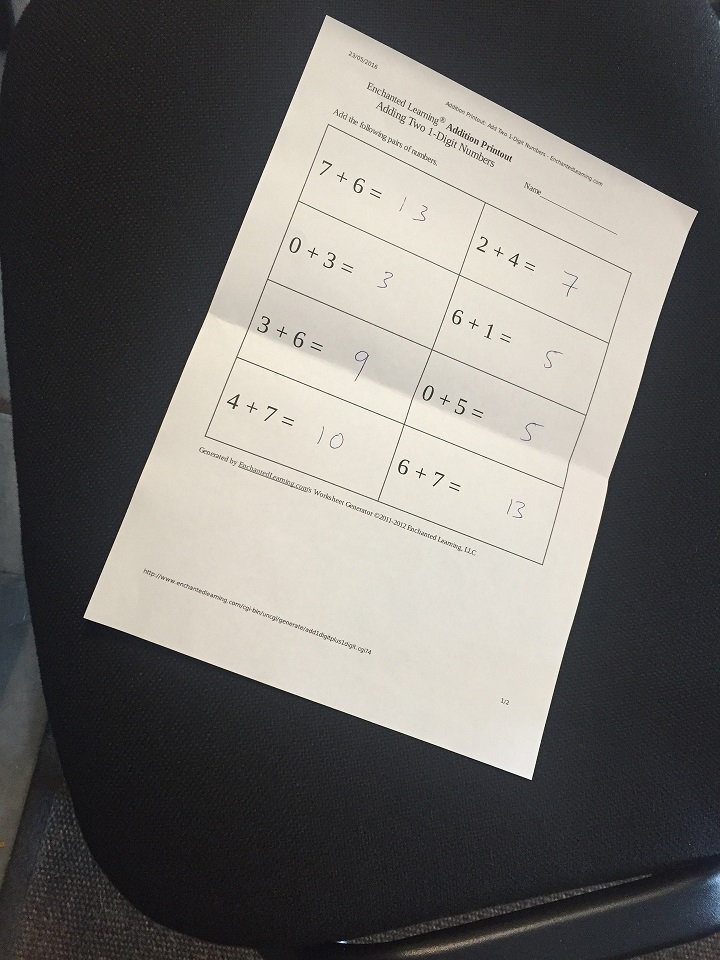
#> input picture classical - opencv/images/scan.jpg, 720 x 960 px
$ jupyter execute --allow-errors 'perspective transforms.ipynb'
#> lines starting #> are read from the running program, lines starting #| are printed output that depends on the picture; after the words box and inside, x2 and y2 are one past the last pixel; in counts of white or black regions, pixels touching at a corner belong together
[cell 1]
import cv2
import numpy as np
from matplotlib import pyplot as plt

# Define our imshow function
def imshow(title = "Image", image = None, size = 10):
    w, h = image.shape[0], image.shape[1]
    aspect_ratio = w/h
    plt.figure(figsize=(size * aspect_ratio,size))
    plt.imshow(cv2.cvtColor(image, cv2.COLOR_BGR2RGB))
    plt.title(title)
    plt.show()

[cell 2]
image = cv2.imread('images/scan.jpg')
#> image is the input picture: shape (960, 720, 3); mean B, G, R 106.2, 109.5, 111.7

# Convert to Grayscale
gray = cv2.cvtColor(image, cv2.COLOR_BGR2GRAY)

_, th2 = cv2.threshold(gray, 0, 255, cv2.THRESH_BINARY + cv2.THRESH_OTSU)
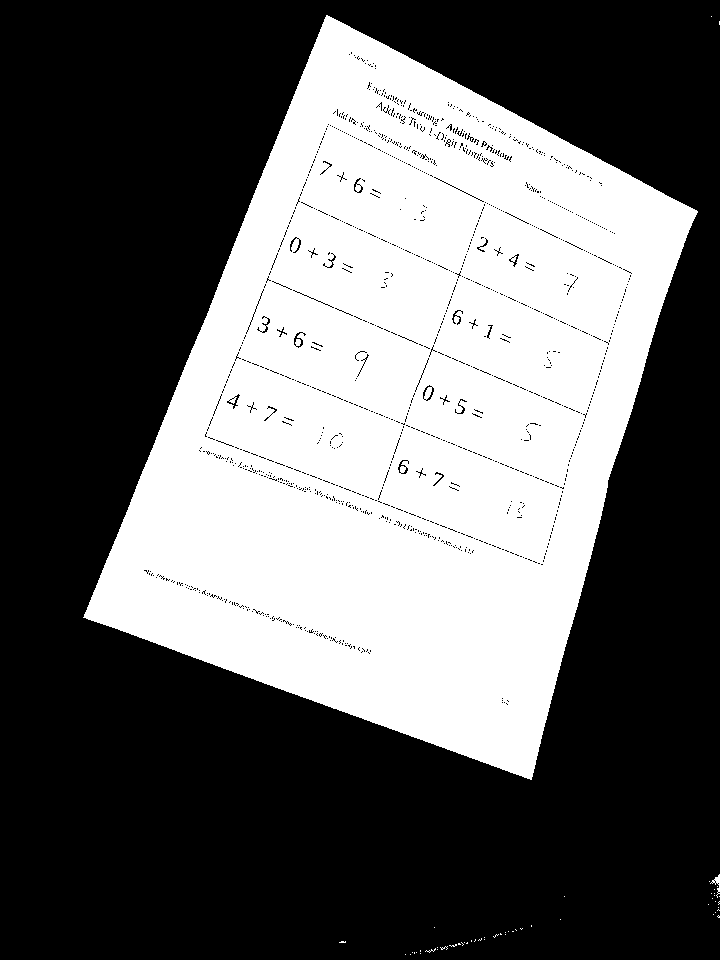
#> th2: shape (960, 720); 38.9% white; 54 white regions (52 under 20 px), largest, box (x1, y1, x2, y2) and area: (83, 15, 698, 780) 268820, (710, 874, 720, 898) 70
imshow('After thresholding', th2)

# Use a copy of your image e.g. edged.copy(), since findContours alters the image
contours, hierarchy = cv2.findContours(th2, cv2.RETR_EXTERNAL, cv2.CHAIN_APPROX_SIMPLE)
#> contours = 54 contours, 52 with area under 20; largest, box (x1, y1, x2, y2) and area: (83, 15, 698, 780) 272586, (710, 874, 720, 898) 43

# Draw all contours, note this overwrites the input image (inplace operation)
# Use '-1' as the 3rd parameter to draw all
cv2.drawContours(image, contours, -1, (0,255,0), thickness = 2)
imshow('Contours overlaid on original image', image)
#> call 2 of imshow, with title = 'Contours overlaid on original image', size = 10
#> in imshow (call 2), `plt.show()`:
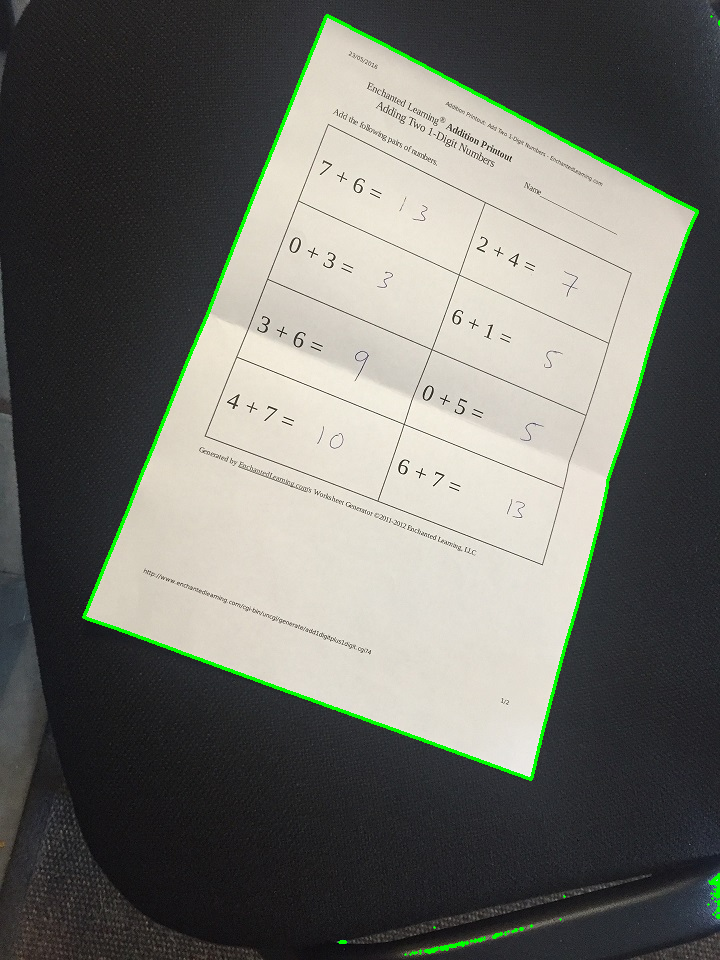
#> shown: shape (960, 720, 3); mean R, G, B 109.9, 110.7, 104.5

print("Number of Contours found = " + str(len(contours)))
#| Number of Contours found = 54

### **Approxiamte our contour above to just 4 points using approxPolyDP**

[cell 3]
# Sort contours large to small by area

sorted_contours = sorted(contours, key=cv2.contourArea, reverse=True)
#> sorted_contours has the same summary as contours

# loop over the contours
for cnt in sorted_contours:
	# approximate the contour
	perimeter = cv2.arcLength(cnt, True)
	approx = cv2.approxPolyDP(cnt, 0.05 * perimeter, True)

	if len(approx) == 4:
		break
#> this loop made 1 pass
#> (perimeter, approx) on pass 1: (2306.7, [[326, 15], [83, 617], [531, 779], [697, 211]])

# Our x, y cordinates of the four corners
print("Our 4 corner points are:")
print(approx)
#| [[[326  15]]
#|  [[ 83 617]]
#|  [[531 779]]
#|  [[697 211]]]

### **Use getPerspectiveTransform and warpPerspective to create our top down view**

Note: We mannauly matched the order of the points

[cell 4]
# Order obtained here is top left, bottom left, bottom right, top right
inputPts = np.float32(approx)
#> inputPts = [[326, 15], [83, 617], [531, 779], [697, 211]]

outputPts = np.float32([[0,0],
                       [0,800],
                       [500,800],
                       [500,0]])

# Get our Transform Matrix, M
M = cv2.getPerspectiveTransform(inputPts,outputPts)
#> M = [[0.919, 0.371, -305.3], [-0.609, 1.15, 181.1], [-0.000284, 0.000122, 1]]

# Apply the transform Matrix M using Warp Perspective
dst = cv2.warpPerspective(image, M, (500,800))

imshow("Perspective", dst)

[cell 5]
image = cv2.imread('images/scan.jpg')
imshow(image=image)
# Repeated Closing operation to remove text from the document.
gray = cv2.cvtColor(image, cv2.COLOR_BGR2GRAY)

_, th2 = cv2.threshold(gray, 0, 255, cv2.THRESH_BINARY + cv2.THRESH_OTSU)
imshow('After thresholding', th2)
kernel = np.ones((5,5),np.uint8)
img = cv2.morphologyEx(th2, cv2.MORPH_CLOSE, kernel, iterations= 3)
#> img: shape (960, 720); 39.7% white; 13 white regions (9 under 20 px), largest, box (x1, y1, x2, y2) and area: (83, 15, 698, 780) 273582, (708, 874, 720, 918) 330, (405, 942, 468, 960) 242, (471, 932, 506, 942) 62
img = cv2.cvtColor(img, cv2.COLOR_GRAY2BGR)
imshow(image=img)

[cell 6]
mask = np.zeros(img.shape[:2],np.uint8)
bgdModel = np.zeros((1,65),np.float64)
fgdModel = np.zeros((1,65),np.float64)
rect = (20,20,img.shape[1]-20,img.shape[0]-20)
cv2.grabCut(img,mask,rect,bgdModel,fgdModel,5,cv2.GC_INIT_WITH_RECT)
mask2 = np.where((mask==2)|(mask==0),0,1).astype('uint8')
img = img*mask2[:,:,np.newaxis]
imshow(image=img)

[cell 7]
gray = cv2.cvtColor(img, cv2.COLOR_BGR2GRAY)
gray = cv2.GaussianBlur(gray, (11, 11), 0)
# Edge Detection.
canny = cv2.Canny(gray, 0, 200)
#> canny: shape (960, 720); 0.36% white in thin lines or dots, all inside (x1, y1, x2, y2) = (84, 19, 720, 960)
canny = cv2.dilate(canny, cv2.getStructuringElement(cv2.MORPH_ELLIPSE, (5, 5)))
#> canny: shape (960, 720); 1.8% white; 4 white regions

[cell 8]
# Blank canvas.
con_img = np.zeros_like(img)
# Finding contours for the detected edges.
contours_2, hierarchy = cv2.findContours(canny, cv2.RETR_LIST, cv2.CHAIN_APPROX_NONE)
#> contours_2 = 6 contours, 1 with area under 20; largest, box (x1, y1, x2, y2) and area: (82, 17, 700, 781) 278017, (86, 21, 695, 777) 269068, (402, 925, 526, 960) 980, (708, 873, 720, 920) 218, (337, 937, 349, 947) 70
# Keeping only the largest detected contour.
page = sorted(contours_2, key=cv2.contourArea, reverse=True)[:5]
#> page = 5 contours; box (x1, y1, x2, y2) and area: (82, 17, 700, 781) 278017, (86, 21, 695, 777) 269068, (402, 925, 526, 960) 980, (708, 873, 720, 920) 218, (337, 937, 349, 947) 70
con = cv2.drawContours(con_img, page, -1, (0, 255, 255), 3)
imshow(image=con_img)

[cell 9]
sorted_contours = sorted(contours_2, key=cv2.contourArea, reverse=True)
#> sorted_contours has the same summary as contours_2

# loop over the contours
for cnt in sorted_contours:
	# approximate the contour
	perimeter = cv2.arcLength(cnt, True)
	approx = cv2.approxPolyDP(cnt, 0.05 * perimeter, True)

	if len(approx) == 4:
		break
#> this loop made 1 pass
#> (perimeter, approx) on pass 1: (2312.5, [[324, 18], [82, 618], [531, 780], [699, 212]])

# Our x, y cordinates of the four corners
print("Our 4 corner points are:")
print(approx)
#| [[[324  18]]
#|  [[ 82 618]]
#|  [[531 780]]
#|  [[699 212]]]

[cell 10]
# Blank canvas.
con = np.zeros_like(img)
# Loop over the contours.
for c in page:
  # Approximate the contour.
  epsilon = 0.02 * cv2.arcLength(c, True)
  corners = cv2.approxPolyDP(c, epsilon, True)
  # If our approximated contour has four points
  if len(corners) == 4:
      break
#> this loop made 1 pass
#> (epsilon, corners) on pass 1: (46.25, [[324, 18], [82, 618], [531, 780], [699, 212]])
cv2.drawContours(con, c, -1, (0, 255, 255), 3)
cv2.drawContours(con, corners, -1, (0, 255, 0), 10)
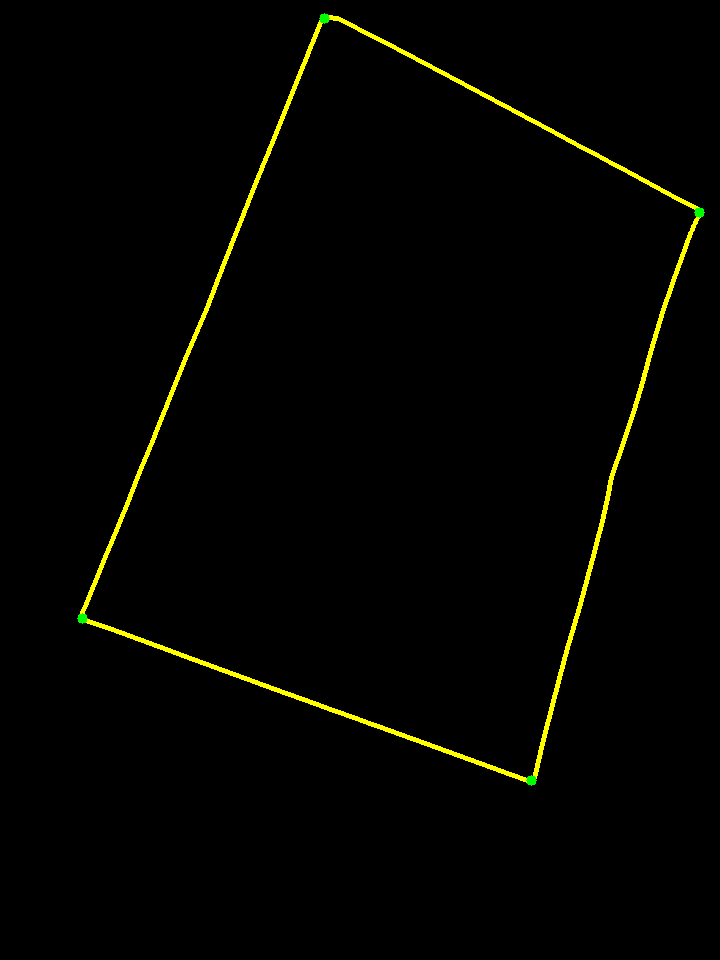
#> con: shape (960, 720, 3); mean of channels 0, 1, 2 0, 3.7, 3.6; drawn as B, G, R
# Sorting the corners and converting them to desired shape.
corners = sorted(np.concatenate(corners).tolist())
#> corners = [[82, 618], [324, 18], [531, 780], [699, 212]]

# Displaying the corners.
for index, c in enumerate(corners):
  character = chr(65 + index)
  cv2.putText(con, character, tuple(c), cv2.FONT_HERSHEY_SIMPLEX, 1, (255, 0, 0), 1, cv2.LINE_AA)
#> this loop made 4 passes
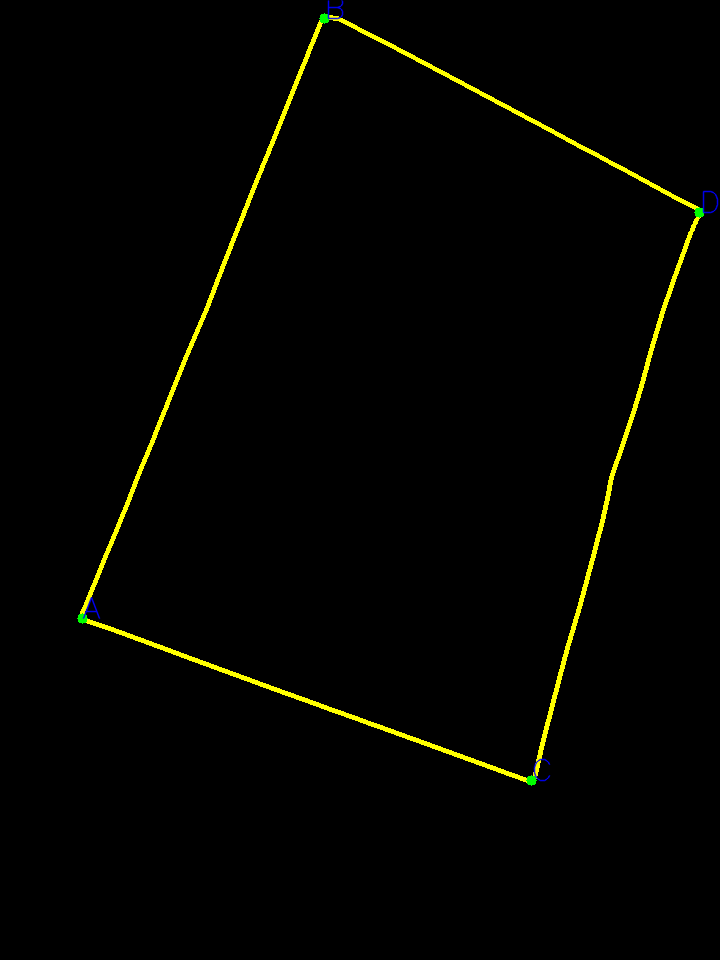
#> con: shape (960, 720, 3); 0.09% of pixels changed, all inside (x1, y1, x2, y2) = (82, 0, 719, 782); drawn as B, G, R
imshow(image=con)

[cell 11]
def order_points(pts):
    '''Rearrange coordinates to order:
      top-left, top-right, bottom-right, bottom-left'''
    rect = np.zeros((4, 2), dtype='float32')
    pts = np.array(pts)
#> pts = [[82, 618], [324, 18], [531, 780], [699, 212]]
    s = pts.sum(axis=1)
#> s = [700, 342, 1311, 911]
    # Top-left point will have the smallest sum.
    rect[0] = pts[np.argmin(s)]
    # Bottom-right point will have the largest sum.
    rect[2] = pts[np.argmax(s)]

    diff = np.diff(pts, axis=1)
#> diff = [536, -306, 249, -487]
    # Top-right point will have the smallest difference.
    rect[1] = pts[np.argmin(diff)]
    # Bottom-left will have the largest difference.
    rect[3] = pts[np.argmax(diff)]
    # Return the ordered coordinates.
    return rect.astype('int').tolist()

[cell 12]
pts = order_points(corners)
#> pts = [[324, 18], [699, 212], [531, 780], [82, 618]]
print(pts)
#| [[324, 18], [699, 212], [531, 780], [82, 618]]

[cell 13]
# Order obtained here is top left, bottom left, bottom right, top right
inputPts = np.float32(pts)
#> inputPts = [[324, 18], [699, 212], [531, 780], [82, 618]]

outputPts = np.float32([[0,0],
                        [500,0],
                        [500,800],
                        [0,800]])

# Get our Transform Matrix, M
M = cv2.getPerspectiveTransform(inputPts,outputPts)
#> M = [[0.923, 0.372, -305.7], [-0.6, 1.16, 173.5], [-0.00027, 0.000119, 1]]

# Apply the transform Matrix M using Warp Perspective
dst = cv2.warpPerspective(image, M, (500,800))
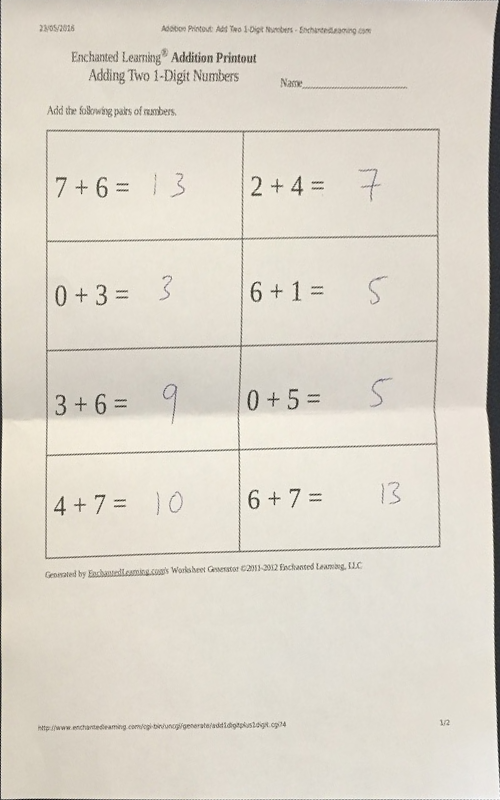
#> dst: shape (800, 500, 3); mean B, G, R 201.9, 213.6, 219.5

imshow("Perspective", dst)

[cell 14]
(tl, tr, br, bl) = pts
#> tl = [324, 18]; tr = [699, 212]; br = [531, 780]; bl = [82, 618]
# Finding the maximum width.
widthA = np.sqrt(((br[0] - bl[0]) ** 2) + ((br[1] - bl[1]) ** 2))
#> widthA = 477.3
widthB = np.sqrt(((tr[0] - tl[0]) ** 2) + ((tr[1] - tl[1]) ** 2))
#> widthB = 422.2
maxWidth = max(int(widthA), int(widthB))
#> maxWidth = 477
# Finding the maximum height.
heightA = np.sqrt(((tr[0] - br[0]) ** 2) + ((tr[1] - br[1]) ** 2))
#> heightA = 592.3
heightB = np.sqrt(((tl[0] - bl[0]) ** 2) + ((tl[1] - bl[1]) ** 2))
#> heightB = 647
maxHeight = max(int(heightA), int(heightB))
#> maxHeight = 646
# Final destination co-ordinates.
destination_corners = [[0, 0], [maxWidth, 0], [maxWidth, maxHeight], [0, maxHeight]]
#> destination_corners = [[0, 0], [477, 0], [477, 646], [0, 646]]


# Getting the homography.
M = cv2.getPerspectiveTransform(np.float32(pts), np.float32(destination_corners))
#> M = [[0.88, 0.355, -291.7], [-0.484, 0.936, 140.1], [-0.00027, 0.000119, 1]]
# Perspective transform using homography.
final = cv2.warpPerspective(image, M, (destination_corners[2][0], destination_corners[2][1]), flags=cv2.INTER_LINEAR)
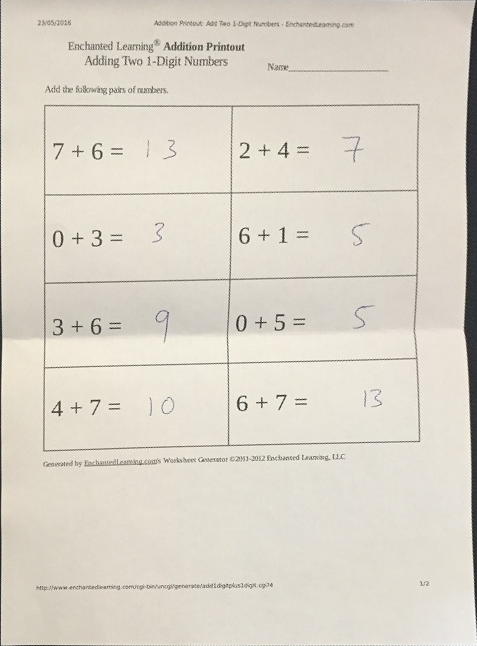
#> final: shape (646, 477, 3); mean B, G, R 201.9, 213.6, 219.5
imshow(image=final)

[cell 15]
def order_points(pts):
    '''Rearrange coordinates to order:
      top-left, top-right, bottom-right, bottom-left'''
    rect = np.zeros((4, 2), dtype='float32')
    pts = np.array(pts)
    s = pts.sum(axis=1)
    # Top-left point will have the smallest sum.
    rect[0] = pts[np.argmin(s)]
    # Bottom-right point will have the largest sum.
    rect[2] = pts[np.argmax(s)]

    diff = np.diff(pts, axis=1)
    # Top-right point will have the smallest difference.
    rect[1] = pts[np.argmin(diff)]
    # Bottom-left will have the largest difference.
    rect[3] = pts[np.argmax(diff)]
    # Return the ordered coordinates.
    return rect.astype('int').tolist()

[cell 16]
def find_dest(pts):
    (tl, tr, br, bl) = pts
    # Finding the maximum width.
    widthA = np.sqrt(((br[0] - bl[0]) ** 2) + ((br[1] - bl[1]) ** 2))
    widthB = np.sqrt(((tr[0] - tl[0]) ** 2) + ((tr[1] - tl[1]) ** 2))
    maxWidth = max(int(widthA), int(widthB))

    # Finding the maximum height.
    heightA = np.sqrt(((tr[0] - br[0]) ** 2) + ((tr[1] - br[1]) ** 2))
    heightB = np.sqrt(((tl[0] - bl[0]) ** 2) + ((tl[1] - bl[1]) ** 2))
    maxHeight = max(int(heightA), int(heightB))
    # Final destination co-ordinates.
    destination_corners = [[0, 0], [maxWidth, 0], [maxWidth, maxHeight], [0, maxHeight]]

    return order_points(destination_corners)

[cell 17]
def scan(img):
    # Resize image to workable size
    dim_limit = 1080
    max_dim = max(img.shape)
    if max_dim > dim_limit:
        resize_scale = dim_limit / max_dim
        img = cv2.resize(img, None, fx=resize_scale, fy=resize_scale)
    # Create a copy of resized original image for later use
    orig_img = img.copy()
    # Repeated Closing operation to remove text from the document.
    kernel = np.ones((5, 5), np.uint8)
    img = cv2.morphologyEx(img, cv2.MORPH_CLOSE, kernel, iterations=3)
    # GrabCut
    mask = np.zeros(img.shape[:2], np.uint8)
    bgdModel = np.zeros((1, 65), np.float64)
    fgdModel = np.zeros((1, 65), np.float64)
    rect = (20, 20, img.shape[1] - 20, img.shape[0] - 20)
    cv2.grabCut(img, mask, rect, bgdModel, fgdModel, 5, cv2.GC_INIT_WITH_RECT)
    mask2 = np.where((mask == 2) | (mask == 0), 0, 1).astype('uint8')
    img = img * mask2[:, :, np.newaxis]

    gray = cv2.cvtColor(img, cv2.COLOR_BGR2GRAY)
    gray = cv2.GaussianBlur(gray, (11, 11), 0)
    # Edge Detection.
    canny = cv2.Canny(gray, 0, 200)
#> canny: shape (960, 720); 0.37% white in thin lines or dots, all inside (x1, y1, x2, y2) = (84, 20, 700, 960)
    canny = cv2.dilate(canny, cv2.getStructuringElement(cv2.MORPH_ELLIPSE, (5, 5)))
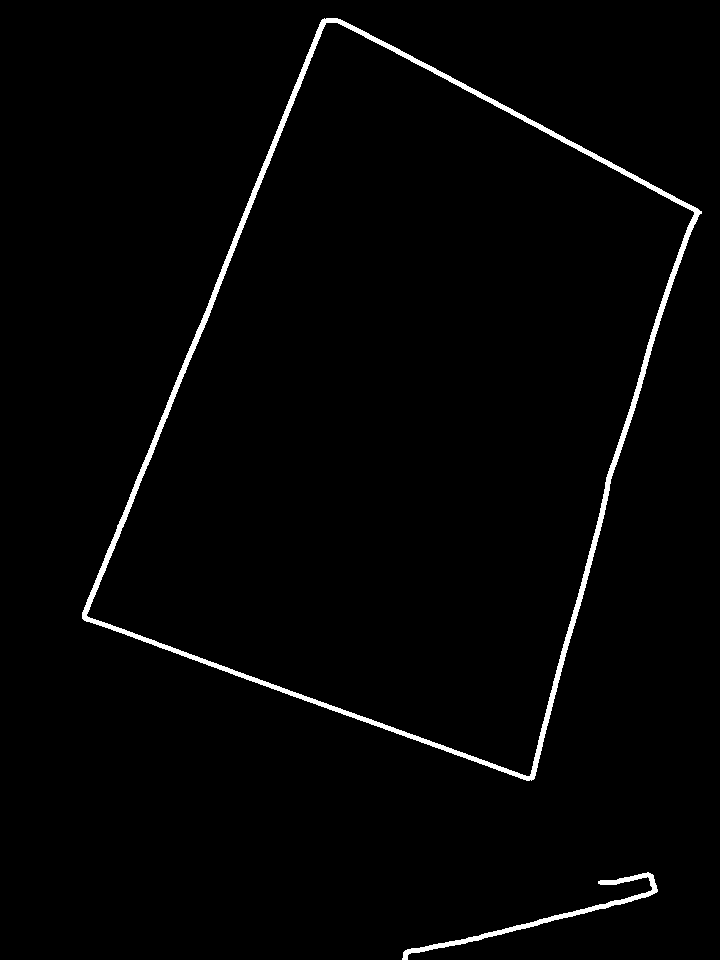
#> canny: shape (960, 720); 1.8% white; 2 white regions

    # Finding contours for the detected edges.
    contours, hierarchy = cv2.findContours(canny, cv2.RETR_LIST, cv2.CHAIN_APPROX_NONE)
#> contours = 3 contours; box (x1, y1, x2, y2) and area: (82, 18, 702, 781) 278026, (86, 22, 695, 777) 268989, (402, 872, 658, 960) 1315
    # Keeping only the largest detected contour.
    page = sorted(contours, key=cv2.contourArea, reverse=True)[:5]
#> page has the same summary as contours

    # Detecting Edges through Contour approximation.
    # Loop over the contours.
    if len(page) == 0:
        return orig_img
    for c in page:
        # Approximate the contour.
        epsilon = 0.02 * cv2.arcLength(c, True)
        corners = cv2.approxPolyDP(c, epsilon, True)
        # If our approximated contour has four points.
        if len(corners) == 4:
            break
#> this loop made 1 pass
#> (epsilon, corners) on pass 1: (46.32, [[324, 18], [82, 618], [531, 780], [701, 211]])
    # Sorting the corners and converting them to desired shape.
    corners = sorted(np.concatenate(corners).tolist())
#> corners = [[82, 618], [324, 18], [531, 780], [701, 211]]
    # For 4 corner points being detected.
    corners = order_points(corners)
#> in order_points, `s = pts.sum(axis=1)`: s = [700, 342, 1311, 912]
#> in order_points, `diff = np.diff(pts, axis=1)`: diff = [536, -306, 249, -490]
#> corners = [[324, 18], [701, 211], [531, 780], [82, 618]]

    destination_corners = find_dest(corners)
#> in find_dest, `(tl, tr, br, bl) = pts`: tl = [324, 18]; tr = [701, 211]; br = [531, 780]; bl = [82, 618]
#> in find_dest, `widthA = np.sqrt(((br[0] - bl[0]) ** 2) + ((br[1] - bl[1]) ** 2))`: widthA = 477.3
#> in find_dest, `widthB = np.sqrt(((tr[0] - tl[0]) ** 2) + ((tr[1] - tl[1]) ** 2))`: widthB = 423.5
#> in find_dest, `maxWidth = max(int(widthA), int(widthB))`: maxWidth = 477
#> in find_dest, `heightA = np.sqrt(((tr[0] - br[0]) ** 2) + ((tr[1] - br[1]) ** 2))`: heightA = 593.9
#> in find_dest, `heightB = np.sqrt(((tl[0] - bl[0]) ** 2) + ((tl[1] - bl[1]) ** 2))`: heightB = 647
#> in find_dest, `maxHeight = max(int(heightA), int(heightB))`: maxHeight = 646
#> in find_dest, `destination_corners = [[0, 0], [maxWidth, 0], [maxWidth, maxHeight], [..`: destination_corners = [[0, 0], [477, 0], [477, 646], [0, 646]]
#> destination_corners = [[0, 0], [477, 0], [477, 646], [0, 646]]

    h, w = orig_img.shape[:2]
    # Getting the homography.
    M = cv2.getPerspectiveTransform(np.float32(corners), np.float32(destination_corners))
#> M = [[0.882, 0.356, -292.3], [-0.48, 0.937, 138.6], [-0.000261, 0.000116, 1]]
    # Perspective transform using homography.
    final = cv2.warpPerspective(orig_img, M, (destination_corners[2][0], destination_corners[2][1]),
                                flags=cv2.INTER_LINEAR)
    return final
